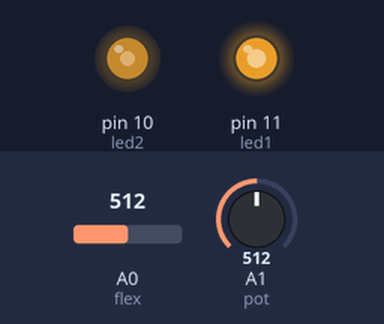
Simulated run of this sketch. Board: Arduino Uno, built with avr-gcc and run on an emulated ATmega328P. Shown: output pins drawn as LEDs (lit = HIGH). The inputs (shaded band) are chosen by the test bench; at power-on: A0 (flex) = 512, A1 (pot) = 512.

Above: at 1.2 s.
1.3 s: A0 (flex) set to 555
At 2.5 s:
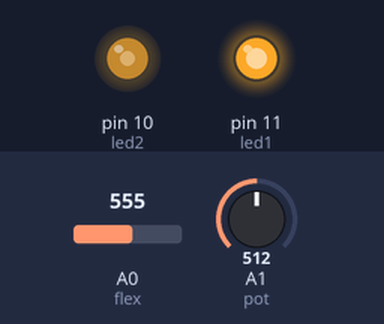
2.8 s: A0 (flex) set to 563
At 3.6 s:
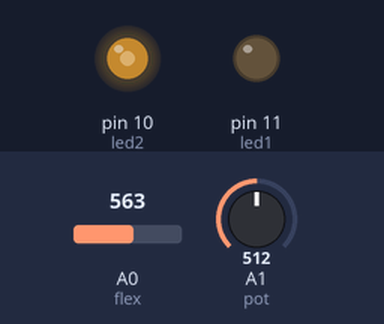
4.3 s: A1 (pot) set to 716
At 4.8 s:
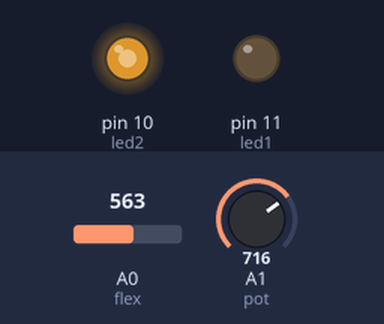
5.8 s: A1 (pot) set to 900
At 7.0 s:
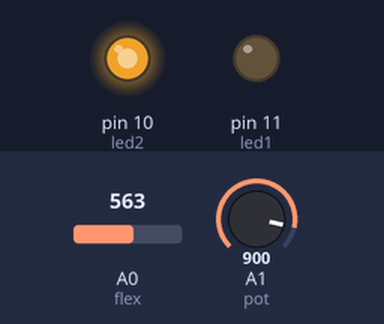
7.3 s: A0 (flex) set to 511
At 8.3 s:
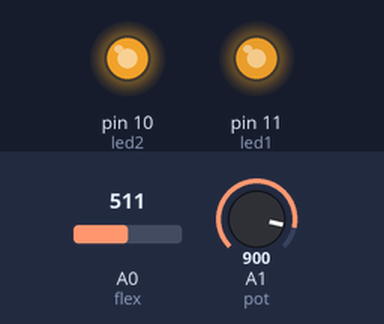
8.8 s: A1 (pot) set to 122
At 9.4 s:
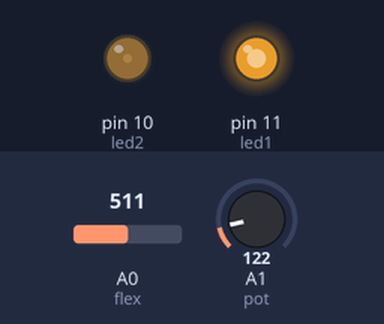
Timing chart, 0 to 11.3 s (numbered marks = the images above; inputs shaded):
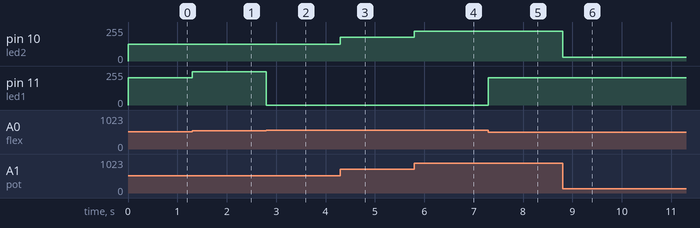

Measured:
- the behaviour switches between 562 and 563 on A0 (flex) (found by bisection; images 1 and 2)
- after the input at 1.3 s, pin 11 (led1): 206/255 → 249/255 at once
- after the input at 2.8 s, pin 11 (led1): 249/255 → 0/255 at once
- after the input at 4.3 s, pin 10 (led2): 127/255 → 178/255 at once
- after the input at 5.8 s, pin 10 (led2): 178/255 → 224/255 at once
- after the input at 7.3 s, pin 11 (led1): 0/255 → 205/255 at once
- after the input at 8.8 s, pin 10 (led2): 224/255 → 30/255 at once

The sketch:

lab3part1.ino
```cpp
//the pins
const int flex = A0;
const int pot = A1;
const int led1 = 11;
const int led2 = 10;

//the values
int flexvalue, potvalue;

void setup() {
  // put your setup code here, to run once:
  Serial.begin(9600);
}

void loop() {
  // put your main code here, to run repeatedly:
  //read in the flex sensor
  flexvalue = analogRead(flex);
  //read in the potentiometer
  potvalue = analogRead(pot);
  //print things out for calibration
  //Serial.println(flexvalue); the range seems to be 40-300
  //Serial.println(potvalue); the rang is 0-1023 as expected
  //adjusting the values
  flexvalue = map(flexvalue, 40, 300, 0, 255);
  potvalue = map(potvalue, 0, 1023, 0, 255);
  //outputing to the leds
  //flex sensor goes to led1
  analogWrite(led1, flexvalue);
  //potentiometer goes to led2
  analogWrite(led2, potvalue);
}
```
